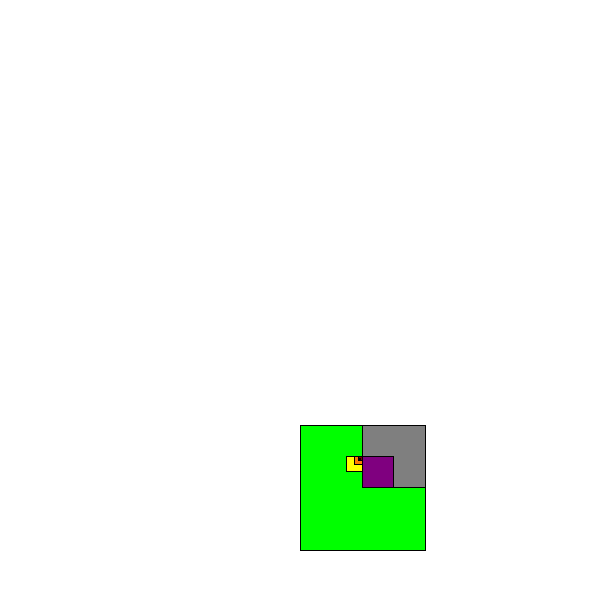
Frame 1 (no input)
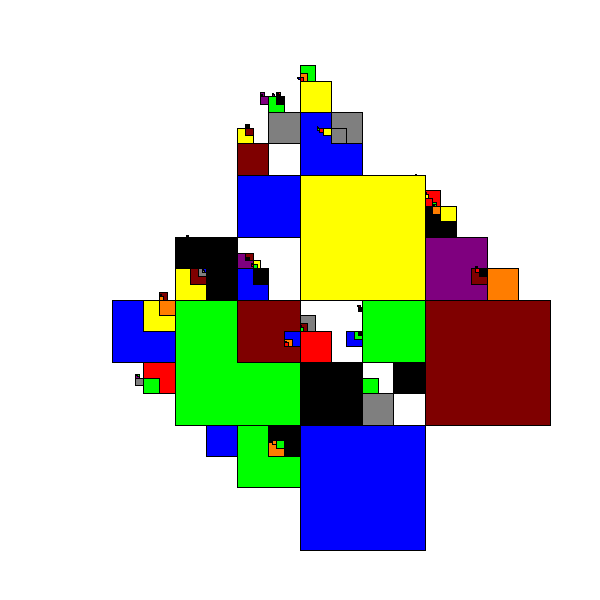
Frame 60 (the mouse pressed at the canvas centre just before this capture)
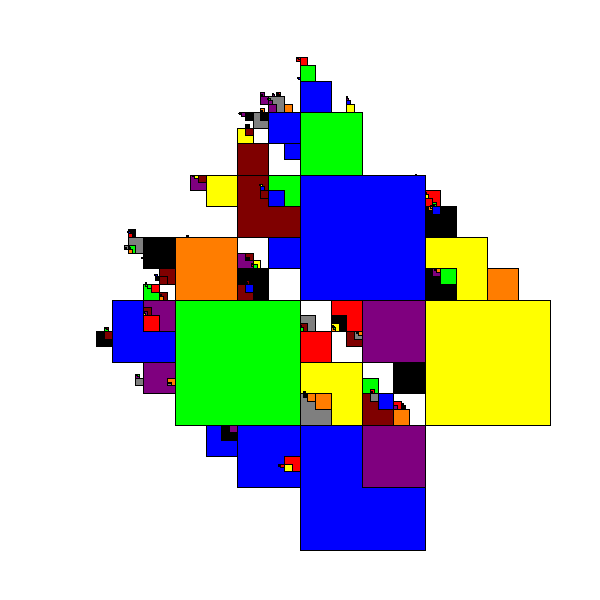
Frame 120 (the mouse held since frame 60 and released just before this capture)

The Processing sketch that drew these frames (run headless with seeded random() and noise(); from frame 60 on, the mouse is pressed at the canvas centre):

// Processing sketch: mandelbrot
// ── mandelbrot.pde

float side = 250;
float side0 = side;
float minSide = 1;
float maxSide = 500;
float scale = 1;
float minScale = 0.001;
float maxScale = 10;
float scaleFactor = 2; //factor by which a scale operation happens

int orientation = 1; //values are 1 and -1
float x,y,x0,y0;
color currentColor = color(255,255,0);

int shape = 1; //0 is triangle, 1 is square

void setup(){//copied directly from triangles
   size(600,600); 
   background(255);
   x = width/2 ;
   y = height/2;
   x0 = x;
   y0 = y;
   orientation = 1;
   shape = 1;
}

void draw(){
  
  
for(int zoomIndex = 0;zoomIndex < 10;zoomIndex++){  
  setColor(int(random(9)));
  zoom(-1);
  move(int(random(4)));
  drawShape();
  delay(10);

}
  resetButton();

//  noLoop();

}

void drawSquare(){
  rect(x,y,scale*side,scale*side);   
}
void drawTriangle(){
  triangle(x,y,x +scale*side*cos(radians(60)),y - orientation*scale*side*sin(radians(60)),x+ scale*side,y+0);   
}

void drawShape(){
  switch(shape){
   case 0: //equilateral triangle
      triangle(x,y,x +scale*side*cos(radians(60)),y - orientation*scale*side*sin(radians(60)),x+ scale*side,y+0);   
      break;
   case 1:  //square
      rect(x,y,scale*side,scale*side);   
      break;   
   case 2: //Golden Section, but not really, i have the value of phi wrong randomly
      triangle(x,y,x + scale*side,y,x + 0.5*scale*side,y + scale*side*1.5);
      break;
  }
}

void resetButton(){
  side = side0;
  scale = 1;
  orientation  = 1;
  x = x0;
  y = y0;
}

void setColor(int colorNumber){//copied directly from triangles
   switch(colorNumber){
     case 0:               
       currentColor = color(0,0,0);//black
       break;
     case 1:               
       currentColor = color(127,0,0);//brown
       break;
     case 2:
       currentColor = color(255,0,0);//red
       break;
     case 3:
       currentColor = color(255,125,0);//red
       break;
     case 4:
       currentColor = color(255,255,0); //yellow
       break;
     case 5:
       currentColor = color(0,255,0); //green
       break;
     case 6:
       currentColor = color(0,0,255);  //blue
       break;
     case 7:
       currentColor = color(127,0,127); //violet
       break;
     case 8:
       currentColor = color(127,127,127); //grey
       break;
     case 9:
       currentColor = color(255,255,255); //white
       break;
   }
  fill(currentColor);
}

void move(int localDirection){

  switch(shape){
    case 0:
      x += (scale*side*cos(radians(localDirection*60)));
      y += scale*side*sin(radians(localDirection*60));
      break;
    case 1:
      x += scale*side*cos(radians(localDirection*90));
      y += scale*side*sin(radians(localDirection*90));
      break;
    case 2:
      x += scale*side*cos(radians(localDirection*90));
      y += 1.5*scale*side*sin(radians(localDirection*90));
      break;
  }
  if(x > width){
    x -= width;
  }
  if(x < 0){
    x += width; 
  }
  if(y > height){
     y -= height; 
  }
  if(y < 0){
    y += height;
  }
  
}
void zoom(int localZoomFactor){
   scale *= pow(scaleFactor,float(localZoomFactor));
   if(scale > maxScale || side > maxSide){
     scale  *= pow(scaleFactor,-float(localZoomFactor));
   }
   if(scale < minScale || side < minSide){
     scale  *= pow(scaleFactor,-float(localZoomFactor));
   }
   
   
}

void keyPressed(){
  if(key == '=' || key == '+'){
     zoom(1); 
  }
  if(key == '-'){
     zoom(-1); 
  }
  if(key == 'o'){
    orientation *= -1;
  }
  if(key == 'd'){
     move(0);
  }
  if(key == 'x'){
     move(1);
  }
  if(key == 'z'){
     move(2);
  }
  if(key == 'a'){
     move(3);
  }
  if(key == 'w'){
     move(4);
  }
  if(key == 'e'){
     move(5);
  }
  if(key == 'h'){
    move(0);    
  }
  if(key == 'b'){
    move(1);    
  }
  if(key == 'g'){
    move(2);    
  }
  if(key == 'y'){
    move(3);    
  }
  
  if(key == 't'){
     shape = 0; 
  }
  if(key == 's'){
     shape = 1; 
  }
  if(key == '/'){
     shape = 2; 
  }
  
  if(key == '0'){
     setColor(0);
  }
  if(key == '1'){
     setColor(1);
  }
  if(key == '2'){
     setColor(2);
  }
  if(key == '3'){
     setColor(3);
  }
  if(key == '4'){
     setColor(4);
  }
  if(key == '5'){
     setColor(5);
  }
  if(key == '6'){
     setColor(6);
  }
  if(key == '7'){
     setColor(7);
  }

  if(key == '8'){
     setColor(8);
  }
  if(key == '9'){
     setColor(9);
  }
  if(key == '.'){
     resetButton(); 
  }
  if(key == 'c'){//clear
    background(255);
  }
}
